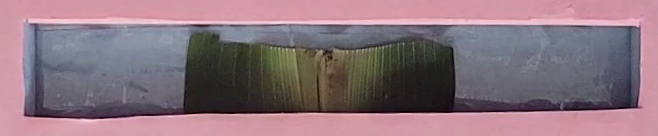
#> input picture CornLeafScan/TestLab/Tool/View Window_screenshot_26.08.20252.png, 658 x 136 px, found by its file name
$ python TestClusteringSegmentation.py
#> lines starting #> are read from the running program, lines starting #| are printed output that depends on the picture; after the words box and inside, x2 and y2 are one past the last pixel; in counts of white or black regions, pixels touching at a corner belong together
# Author: Kevyn Angueira Irizarry
# Created: 2025-09-22
# Last Modified: 2025-09-22

import cv2
import numpy as np
from sklearn.cluster import KMeans, DBSCAN
import time

# --- Config ---
input_image_path = "/home/icicle/VSCode/LeafAnalysis/CornLeafScan/TestLab/Tool/View Window_screenshot_26.08.20252.png"
output_kmeans = "/home/icicle/VSCode/LeafAnalysis/CornLeafScan/TestLab/Tool/kmeans_result.png"
output_dbscan = "/home/icicle/VSCode/LeafAnalysis/CornLeafScan/TestLab/Tool/dbscan_result.png"

dbscan_subsample = 0.1   # fraction of pixels to use for DBSCAN (0.1 = 10%)
dbscan_eps = 10           # spatial/color distance for DBSCAN
dbscan_min_samples = 10

# --- Load and convert ---
img = cv2.imread(input_image_path)
#> img is the input picture: shape (136, 658, 3); mean B, G, R 124.4, 115.1, 137.9
lab = cv2.cvtColor(img, cv2.COLOR_BGR2LAB)
#> lab: shape (136, 658, 3); mean of channels 0, 1, 2 128.3, 138.4, 126.5
h, w = lab.shape[:2]
#> h = 136; w = 658

# Flatten pixels for clustering (use A and B channels)
pixels = lab.reshape((-1,3))[:,1:]  # shape: (num_pixels, 2)
#> pixels = 89488 pairs, first value 115 to 157, second value 111 to 153

# ------------------- K-MEANS -------------------
start_time = time.time()
kmeans = KMeans(n_clusters=3, random_state=42).fit(pixels)
kmeans_time = time.time() - start_time

labels_kmeans = kmeans.labels_.reshape(h, w)
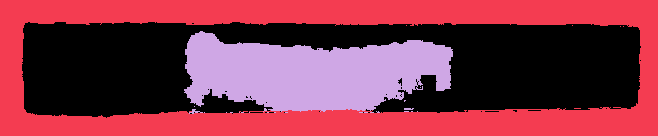
#> labels_kmeans: shape (136, 658) int32; 3 distinct labels, from 0 to 2; one colour per label, 0 black

# Map labels to colors for visualization
kmeans_colors = np.zeros_like(img)
for i in range(3):
    mask = (labels_kmeans == i)
    kmeans_colors[mask] = cv2.mean(img, mask.astype(np.uint8)*255)[:3]
#> this loop made 3 passes
#> pass 1, `mask = (labels_kmeans == i)`:
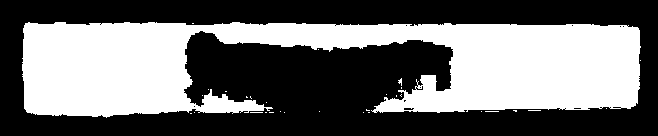
#> mask: shape (136, 658) bool; 43.3% white; 31 white regions (30 under 20 px), largest, box (x1, y1, x2, y2) and area: (22, 22, 641, 118) 38604
#> pass 2, `mask = (labels_kmeans == i)`:
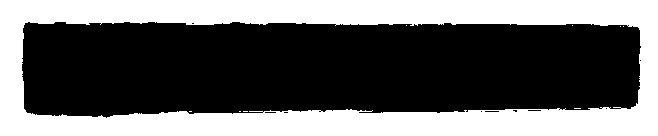
#> mask: shape (136, 658) bool; 39.6% white; 9 white regions (8 under 20 px), largest, box (x1, y1, x2, y2) and area: (0, 0, 658, 136) 35433
#> pass 3, `mask = (labels_kmeans == i)`:
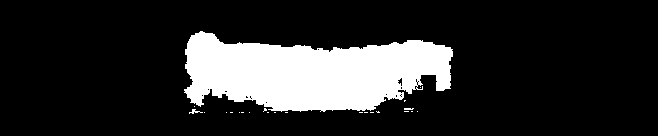
#> mask: shape (136, 658) bool; 17.1% white; 23 white regions (21 under 20 px), largest, box (x1, y1, x2, y2) and area: (184, 31, 453, 112) 15217, (189, 109, 203, 114) 29
#> after the loop:
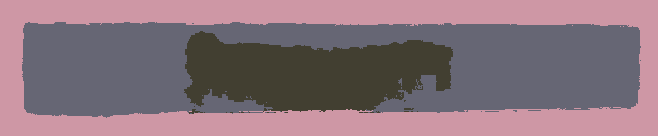
#> kmeans_colors: shape (136, 658, 3); mean B, G, R 123.9, 114.7, 137

# --- DBSCAN ---
start = time.time()
# Subsample pixels
n_samples = int(len(pixels) * dbscan_subsample)
#> n_samples = 8948
subsample_idx = np.random.choice(len(pixels), n_samples, replace=False)
#> subsample_idx = 8948 values, max 89463 at index 1358, min 17 at index 2220, mean 44731.3
subsample_pixels = pixels[subsample_idx]
#> subsample_pixels = 8948 pairs, first value 115 to 156, second value 112 to 152

dbscan = DBSCAN(eps=dbscan_eps, min_samples=dbscan_min_samples)
dbscan.fit(subsample_pixels)

# Assign cluster labels back to all pixels based on nearest subsample
from sklearn.neighbors import NearestNeighbors
nn = NearestNeighbors(n_neighbors=1).fit(subsample_pixels)
distances, indices = nn.kneighbors(pixels)
dbscan_labels = dbscan.labels_[indices.flatten()].reshape(h, w)
#> dbscan_labels: shape (136, 658) int64; every value is 0
dbscan_time = time.time() - start

# Map DBSCAN clusters to colors
unique_labels = np.unique(dbscan_labels)
#> unique_labels = [0]
dbscan_result = np.zeros_like(img)
for label in unique_labels:
    if label == -1:
        color = np.array([0, 0, 0], dtype=np.uint8)  # noise -> black
    else:
        # Get the pixels corresponding to this cluster in the subsample
        cluster_pixels = subsample_pixels[dbscan.labels_ == label]
        if cluster_pixels.shape[1] == 3:
            color = np.mean(cluster_pixels, axis=0).astype(np.uint8)
        else:
            # fallback in case of shape issues
            color = np.array([0, 0, 0], dtype=np.uint8)
    dbscan_result[dbscan_labels == label] = color
#> this loop made 1 pass
#> color on pass 1: [0, 0, 0]
#> dbscan_result: shape (136, 658, 3); every value is 0

# --- SHOW RESULTS ---
cv2.imshow("Original", img)
#> (the run stopped early here; a loop or call above may not have finished)
